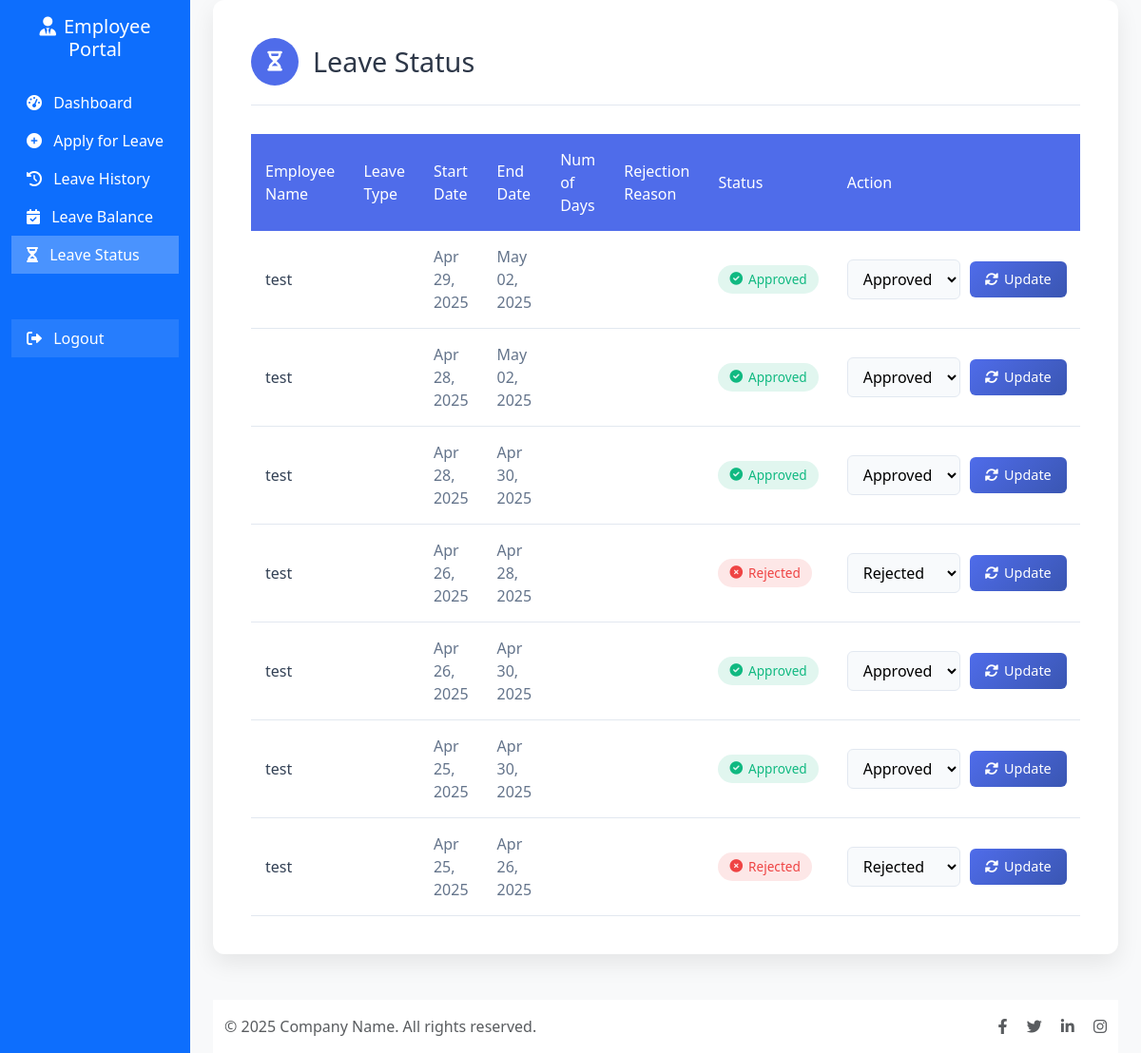
Page /employee/leave_status.php (signed in) on the committed database.
### tables this page shows
CREATE TABLE `leave_requests` (
  `id` int(11) NOT NULL,
  `user_id` int(11) NOT NULL,
  `leave_type_id` int(11) NOT NULL,
  `leave_type` varchar(255) NOT NULL,
  `start_date` date NOT NULL,
  `end_date` date NOT NULL,
  `reason` text DEFAULT NULL,
  `medical_certificate` varchar(255) DEFAULT NULL,
  `status` enum('pending','approved','rejected') NOT NULL DEFAULT 'pending',
  `approved_by` int(11) DEFAULT NULL,
  `approval_date` date DEFAULT NULL,
  `applied_at` timestamp NOT NULL DEFAULT current_timestamp(),
  `submitted_at` timestamp NOT NULL DEFAULT current_timestamp(),
  `created_at` timestamp NOT NULL DEFAULT current_timestamp(),
  `rejection_reason` varchar(1000) DEFAULT NULL,
  `days` int(11) NOT NULL
);

CREATE TABLE `users` (
  `id` int(11) NOT NULL,
  `name` varchar(255) NOT NULL,
  `email` varchar(255) NOT NULL,
  `designation` varchar(100) NOT NULL,
  `mobile` varchar(15) NOT NULL,
  `gender` varchar(10) NOT NULL,
  `password` varchar(255) NOT NULL,
  `role` enum('employee','admin') NOT NULL DEFAULT 'employee'
);

### employee/leave_status.php (the view, shortened to what this page needs)
<?php
include('../config/db.php');
$user_role = $_SESSION['role'];
if ($user_role === 'admin') {
    $sql = "SELECT leave_requests.id, users.name, leave_requests.leave_type, leave_requests.start_date, leave_requests.end_date, leave_requests.status
            FROM leave_requests
            JOIN users ON leave_requests.user_id = users.id
            ORDER BY leave_requests.start_date DESC";
    $stmt = $conn->prepare($sql);
    $stmt->execute();
    $result = $stmt->get_result();
    $leave_requests = [];
    while ($row = $result->fetch_assoc()) {
        $leave_requests[] = $row;
    }
}
?>
<?php include('header.php'); ?>
<div style="width: 100%; max-width: 1200px; background: white; border-radius: 12px; box-shadow: 0 10px 25px rgba(0, 0, 0, 0.08); padding: 40px;">
    <div style="display: flex; justify-content: space-between; align-items: center; margin-bottom: 30px; padding-bottom: 20px; border-bottom: 1px solid #e2e8f0;">
        <div style="display: flex; align-items: center; gap: 15px;">
            <div style="background: #4f6cea; width: 50px; height: 50px; border-radius: 50%; display: flex; align-items: center; justify-content: center;">
                <i class="fas fa-hourglass-half" style="color: white; font-size: 1.3rem;"></i>
            </div>
            <h2 style="margin: 0; color: #2d3748; font-size: 1.8rem;">Leave Status</h2>
        </div>
    </div>
    <div style="overflow-x: auto;">
        <table style="width: 100%; border-collapse: separate; border-spacing: 0;">
            <thead>
                <tr>
                    <?php if ($user_role === 'admin'): ?>
                        <th style="padding: 15px; text-align: left; background: #4f6cea; color: white; font-weight: 500; position: sticky; top: 0; z-index: 10;">Employee Name</th>
                    <?php endif; ?>
                    <th style="padding: 15px; text-align: left; background: #4f6cea; color: white; font-weight: 500; position: sticky; top: 0; z-index: 10;">Leave Type</th>
                    <th style="padding: 15px; text-align: left; background: #4f6cea; color: white; font-weight: 500; position: sticky; top: 0; z-index: 10;">Start Date</th>
                    <th style="padding: 15px; text-align: left; background: #4f6cea; color: white; font-weight: 500; position: sticky; top: 0; z-index: 10;">End Date</th>
                    <th style="padding: 15px; text-align: left; background: #4f6cea; color: white; font-weight: 500; position: sticky; top: 0; z-index: 10;"> Num of Days</th>
                    <th style="padding: 15px; text-align: left; background: #4f6cea; color: white; font-weight: 500; position: sticky; top: 0; z-index: 10;"> Rejection Reason</th>
                    <th style="padding: 15px; text-align: left; background: #4f6cea; color: white; font-weight: 500; position: sticky; top: 0; z-index: 10;">Status</th>
                    <?php if ($user_role === 'admin'): ?>
                        <th style="padding: 15px; text-align: left; background: #4f6cea; color: white; font-weight: 500; position: sticky; top: 0; z-index: 10;">Action</th>
                    <?php endif; ?>
                </tr>
            </thead>
            <tbody>
                <?php foreach ($leave_requests as $leave): ?>
                    <tr style="transition: all 0.2s;"
                        onmouseover="this.style.backgroundColor='#f8fafc'; this.style.transform='translateY(-2px)'; this.style.boxShadow='0 4px 12px rgba(0, 0, 0, 0.05)';"
                        onmouseout="this.style.backgroundColor='white'; this.style.transform='translateY(0)'; this.style.boxShadow='none';">
                        <?php if ($user_role === 'admin'): ?>
                            <td style="padding: 15px; border-bottom: 1px solid #e2e8f0; color: #334155; font-weight: 500;"><?php echo htmlspecialchars($leave['name']); ?></td>
                        <?php endif; ?>
                        <td style="padding: 15px; border-bottom: 1px solid #e2e8f0; color: #64748b;"><?php echo htmlspecialchars($leave['LeaveName']); ?></td>
                        <td style="padding: 15px; border-bottom: 1px solid #e2e8f0; color: #64748b;"><?php echo date('M d, Y', strtotime($leave['start_date'])); ?></td>
                        <td style="padding: 15px; border-bottom: 1px solid #e2e8f0; color: #64748b;"><?php echo date('M d, Y', strtotime($leave['end_date'])); ?></td>
                        <td style="padding: 15px; border-bottom: 1px solid #e2e8f0; color: #64748b;"><?php echo htmlspecialchars( $leave['days']); ?></td>
                        <td style="padding: 15px; border-bottom: 1px solid #e2e8f0; color: #64748b;"><?php echo htmlspecialchars( $leave['rejection_reason']); ?></td>
                        <td style="padding: 15px; border-bottom: 1px solid #e2e8f0;">
                            <span style="display: inline-flex; align-items: center; gap: 6px; padding: 5px 12px; border-radius: 20px; font-weight: 500; font-size: 0.85rem;
                                  <?php
                                  if ($leave['status'] == 'approved') echo 'background-color: #10b98120; color: #10b981;';
                                  elseif ($leave['status'] == 'rejected') echo 'background-color: #ef444420; color: #ef4444;';
                                  else echo 'background-color: #f59e0b20; color: #f59e0b;';
                                  ?>">
                                <?php if ($leave['status'] == 'approved'): ?>
                                    <i class="fas fa-check-circle"></i>
                                <?php elseif ($leave['status'] == 'rejected'): ?>
                                    <i class="fas fa-times-circle"></i>
                                <?php else: ?>
                                    <i class="fas fa-hourglass-half"></i>
                                <?php endif; ?>
                                <?php echo htmlspecialchars(ucfirst($leave['status'])); ?>
                            </span>
                        </td>
                        <?php if ($user_role === 'admin'): ?>
                            <td style="padding: 15px; border-bottom: 1px solid #e2e8f0;">
                                <form action="leave_status.php" method="post" style="display: flex; gap: 10px; align-items: center;">
                                    <select name="status" style="padding: 8px 12px; border-radius: 6px; border: 1px solid #e2e8f0; background-color: #f8fafc;"
                                            onfocus="this.style.borderColor='#4f6cea'; this.style.boxShadow='0 0 0 3px rgba(79, 108, 234, 0.1)';"
                                            onblur="this.style.borderColor='#e2e8f0'; this.style.boxShadow='none';">
                                        <option value="approved" <?php echo $leave['status'] === 'approved' ? 'selected' : ''; ?>>Approved</option>
                                        <option value="rejected" <?php echo $leave['status'] === 'rejected' ? 'selected' : ''; ?>>Rejected</option>
                                    </select>
                                    <button type="submit"
                                            style="padding: 8px 16px; background: linear-gradient(135deg, #4f6cea 0%, #3a56b2 100%); color: white; border: none; border-radius: 6px; font-size: 0.9rem; font-weight: 500; cursor: pointer; transition: all 0.3s; display: flex; align-items: center; gap: 6px;"
                                            onmouseover="this.style.opacity='0.9'; this.style.transform='translateY(-2px)';"
                                            onmouseout="this.style.opacity='1'; this.style.transform='translateY(0)';">
                                        <i class="fas fa-sync-alt" style="font-size: 0.9rem;"></i> Update
                                    </button>
                                </form>
                            </td>
                        <?php endif; ?>
                    </tr>
                <?php endforeach; ?>
            </tbody>
        </table>
    </div>
</div>
<?php include('footer.php'); ?>

### rows in the picture
leave_requests: user.name "test", start_date "Apr 29, 2025", end_date "May 02, 2025", status "Approved"
leave_requests: user.name "test", start_date "Apr 28, 2025", end_date "May 02, 2025", status "Approved"
leave_requests: user.name "test", start_date "Apr 28, 2025", end_date "Apr 30, 2025", status "Approved"
leave_requests: user.name "test", start_date "Apr 26, 2025", end_date "Apr 28, 2025", status "Rejected"
leave_requests: user.name "test", start_date "Apr 26, 2025", end_date "Apr 30, 2025", status "Approved"
leave_requests: user.name "test", start_date "Apr 25, 2025", end_date "Apr 30, 2025", status "Approved"
leave_requests: user.name "test", start_date "Apr 25, 2025", end_date "Apr 26, 2025", status "Rejected"
